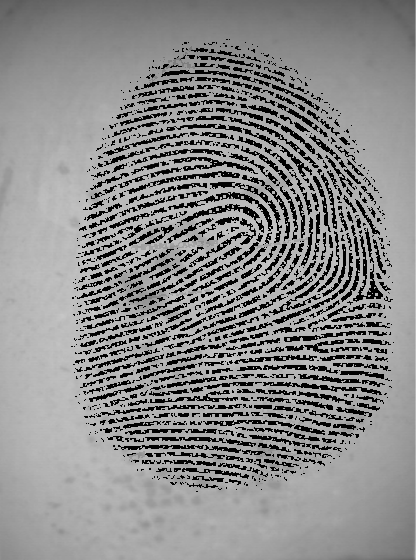
//> input picture src/1.bmp, 416 x 560 px
$ ./ThinningTest 1.bmp   (built with g++ and OpenCV 4)
//> lines starting //> are read from the running program, lines starting //| are printed output that depends on the picture; after the words box and inside, x2 and y2 are one past the last pixel; in counts of white or black regions, pixels touching at a corner belong together
### lib/thinning/GuoHall.h
#ifndef __GuoHall_H__
#define __GuoHall_H__

#include <opencv2/imgproc/imgproc.hpp>

namespace GuoHall {

    /**
     * Perform one thinning iteration.
     * Normally you wouldn't call this function directly from your code.
     *
     * @param  im    Binary image with range = 0-1
     * @param  iter  0=even, 1=odd
     */
    void thinningIteration(cv::Mat& im, int iter);

    /**
     * Function for thinning the given binary image
     *
     * @param  im  Binary image with range = 0-255
     */
    void thinning(cv::Mat& im);

}

#endif

### lib/thinning/ZhangSuen.h
#ifndef __ZhangSuen_H__
#define __ZhangSuen_H__

#include <opencv2/imgproc/imgproc.hpp>

namespace ZhangSuen {

    /**
     * Perform one thinning iteration.
     * Normally you wouldn't call this function directly from your code.
     *
     * @param  im    Binary image with range = 0-1
     * @param  iter  0=even, 1=odd
     */
    void thinningIteration(cv::Mat& im, int iter);

    /**
     * Function for thinning the given binary image
     *
     * @param  im  Binary image with range = 0-255
     */
    void thinning(cv::Mat& im);

}

#endif

### lib/thinning/GuoHall.cpp
#include "GuoHall.h"

#include <opencv2/highgui/highgui.hpp>
#include <opencv2/imgproc/imgproc.hpp>

namespace GuoHall {

    /**
     * Perform one thinning iteration.
     * Normally you wouldn't call this function directly from your code.
     *
     * @param  im    Binary image with range = 0-1
     * @param  iter  0=even, 1=odd
     */
    void thinningIteration(cv::Mat& im, int iter)
    {
        cv::Mat marker = cv::Mat::zeros(im.size(), CV_8UC1);

        for (int i = 1; i < im.rows; i++)
        {
            for (int j = 1; j < im.cols; j++)
            {
                uchar p2 = im.at<uchar>(i-1, j);
                uchar p3 = im.at<uchar>(i-1, j+1);
                uchar p4 = im.at<uchar>(i, j+1);
                uchar p5 = im.at<uchar>(i+1, j+1);
                uchar p6 = im.at<uchar>(i+1, j);
                uchar p7 = im.at<uchar>(i+1, j-1);
                uchar p8 = im.at<uchar>(i, j-1);
                uchar p9 = im.at<uchar>(i-1, j-1);

                int C  = (!p2 & (p3 | p4)) + (!p4 & (p5 | p6)) +
                (!p6 & (p7 | p8)) + (!p8 & (p9 | p2));
                int N1 = (p9 | p2) + (p3 | p4) + (p5 | p6) + (p7 | p8);
                int N2 = (p2 | p3) + (p4 | p5) + (p6 | p7) + (p8 | p9);
                int N  = N1 < N2 ? N1 : N2;
                int m  = iter == 0 ? ((p6 | p7 | !p9) & p8) : ((p2 | p3 | !p5) & p4);

                if (C == 1 && (N >= 2 && N <= 3) & m == 0)
                    marker.at<uchar>(i,j) = 1;
            }
        }

        im &= ~marker;
    }

    /**
     * Function for thinning the given binary image
     *
     * @param  im  Binary image with range = 0-255
     */
    void thinning(cv::Mat& im)
    {
        im /= 255;

        cv::Mat prev = cv::Mat::zeros(im.size(), CV_8UC1);
        cv::Mat diff;

        do {
            thinningIteration(im, 0);
            thinningIteration(im, 1);
            cv::absdiff(im, prev, diff);
            im.copyTo(prev);
        }
        while (cv::countNonZero(diff) > 0);

        im *= 255;
    }

} // namespace

### lib/thinning/ZhangSuen.cpp
#include <opencv2/imgproc/imgproc.hpp>
#include <opencv2/highgui/highgui.hpp>

#include "ZhangSuen.h"

namespace ZhangSuen {

    /**
     * Perform one thinning iteration.
     * Normally you wouldn't call this function directly from your code.
     *
     * @param  im    Binary image with range = 0-1
     * @param  iter  0=even, 1=odd
     */
    void thinningIteration(cv::Mat& im, int iter)
    {
        cv::Mat marker = cv::Mat::zeros(im.size(), CV_8UC1);

        for (int i = 1; i < im.rows-1; i++)
        {
            for (int j = 1; j < im.cols-1; j++)
            {
                uchar p2 = im.at<uchar>(i-1, j);
                uchar p3 = im.at<uchar>(i-1, j+1);
                uchar p4 = im.at<uchar>(i, j+1);
                uchar p5 = im.at<uchar>(i+1, j+1);
                uchar p6 = im.at<uchar>(i+1, j);
                uchar p7 = im.at<uchar>(i+1, j-1);
                uchar p8 = im.at<uchar>(i, j-1);
                uchar p9 = im.at<uchar>(i-1, j-1);

                int A  = (p2 == 0 && p3 == 1) + (p3 == 0 && p4 == 1) +
                (p4 == 0 && p5 == 1) + (p5 == 0 && p6 == 1) +
                (p6 == 0 && p7 == 1) + (p7 == 0 && p8 == 1) +
                (p8 == 0 && p9 == 1) + (p9 == 0 && p2 == 1);
                int B  = p2 + p3 + p4 + p5 + p6 + p7 + p8 + p9;
                int m1 = iter == 0 ? (p2 * p4 * p6) : (p2 * p4 * p8);
                int m2 = iter == 0 ? (p4 * p6 * p8) : (p2 * p6 * p8);

                if (A == 1 && (B >= 2 && B <= 6) && m1 == 0 && m2 == 0)
                    marker.at<uchar>(i,j) = 1;
            }
        }

        im &= ~marker;
    }

    /**
     * Function for thinning the given binary image
     *
     * @param  im  Binary image with range = 0-255
     */
    void thinning(cv::Mat& im)
    {
        im /= 255;

        cv::Mat prev = cv::Mat::zeros(im.size(), CV_8UC1);
        cv::Mat diff;

        do {
            thinningIteration(im, 0);
            thinningIteration(im, 1);
            cv::absdiff(im, prev, diff);
            im.copyTo(prev);
        }
        while (cv::countNonZero(diff) > 0);

        im *= 255;
    }

} // namespace

### src/ThinningTest.cpp
#include <opencv/cv.h>
#include <opencv/highgui.h>
#include <iostream>
#include <future>

#include "ZhangSuen.h"
#include "GuoHall.h"

void f1(cv::Mat& source) {
    cv::Mat target(source.size(), CV_8UC1, cv::Scalar(0));
    cv::Mat img = source.clone();

    cv::Mat temp;
    cv::Mat element = cv::getStructuringElement(cv::MORPH_CROSS, cv::Size(3, 3));

    // Clear image
    cv::bitwise_and(target, target, target);

    bool done;
    do
    {
        cv::morphologyEx(img, temp, cv::MORPH_OPEN, element);
        cv::bitwise_not(temp, temp);
        cv::bitwise_and(img, temp, temp);
        cv::bitwise_or(target, temp, target);
        cv::erode(img, img, element);

        double max;
        cv::minMaxLoc(img, 0, &max);
        done = (max == 0);
    } while (!done);

    temp.copyTo(source);
}


typedef void (*algorithm_function_ptr_t)(cv::Mat&);

// This leaves the input source unmodified so that we can display the original image
// in `skeletonize`.
void originalImage(cv::Mat& source) {
    return;
}


cv::Mat skeletonize(cv::Mat source, int threshold) {
    algorithm_function_ptr_t algorithms[] = { originalImage, ZhangSuen::thinning, GuoHall::thinning  };
    int num_algorithms = sizeof(algorithms)/sizeof(algorithms[0]);


    cv::Mat img = source.clone();
    cv::threshold(img, img, threshold, 255, cv::THRESH_BINARY);

    //cv::Mat temp(img.size(), CV_8UC1, cv::Scalar(0));
    cv::Mat output(img.size().height, img.size().width * num_algorithms,  CV_8UC1, cv::Scalar(0));

    for(int i=0; i<num_algorithms; i++) {
        cv::Mat temp = img.clone();
        algorithms[i](temp);

        cv::Mat targetArea = output(cv::Rect(img.size().width * i, 0, img.size().width, img.size().height));
        temp.copyTo(targetArea);
    }

    return output;
}


int trackbarValue = 127;
cv::Mat sourceImage;
const char* windowName = "Skeletoinzation Test";


void on_mouse(int event, int x, int y, int flags, void* param) {
    if (event != cv::EVENT_LBUTTONDOWN) {
        return;
    }
    std::cout << "Re-computing with threshold " << trackbarValue << std::endl;
    cv::Mat output = skeletonize(sourceImage, trackbarValue);
    cv::imshow(windowName, output);

}

int main(int argc, const char * argv[]) {
    // First argv is always the binary being executed
    if(argc != 2) {
        std::cout << "Please provide a target file as the parameter..." << std::endl;
        exit(1);
    }

    sourceImage = cv::imread(argv[1], 0);
//> sourceImage is the input picture: 560 rows x 416 cols, CV_8UC1; min 0, max 200, mean 138.3

    // The algorithms assume that the to-be-thinned area
    // is the white (i.e. 1) pixels, thus we invert our input.
    cv::bitwise_not(sourceImage, sourceImage);
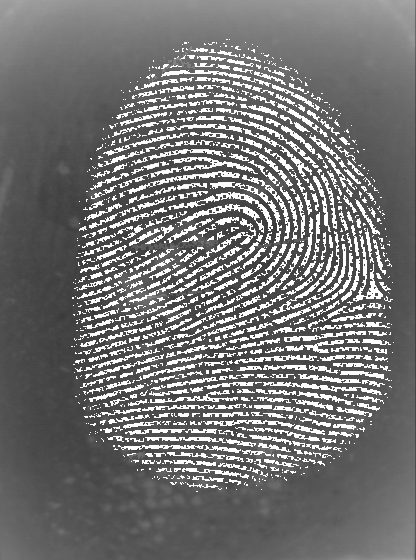
//> sourceImage: 560 rows x 416 cols, CV_8UC1; min 55, max 255, mean 116.7

    // GUI setup
    cv::namedWindow(windowName);
    cv::createTrackbar("Threshold", windowName, &trackbarValue, 255);
    cv::setMouseCallback(windowName, on_mouse);

    // Thinning
    cv::Mat output = skeletonize(sourceImage, trackbarValue);
//> in skeletonize, `cv::threshold(img, img, threshold, 255, cv::THRESH_BINARY);`:
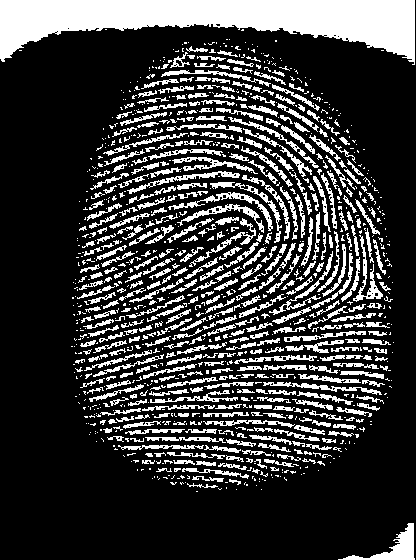
//> img: 560 rows x 416 cols, CV_8UC1; 23.2% white; 1020 white regions (602 under 20 px), largest, box (x1, y1, x2, y2) and area: (0, 0, 415, 65) 14595, (338, 523, 415, 560) 838, (168, 192, 273, 231) 503
//> the loop in skeletonize, `for(int i=0; i<num_algorithms; i++)` made 3 passes
//> pass 2, in thinning, `im *= 255;`:
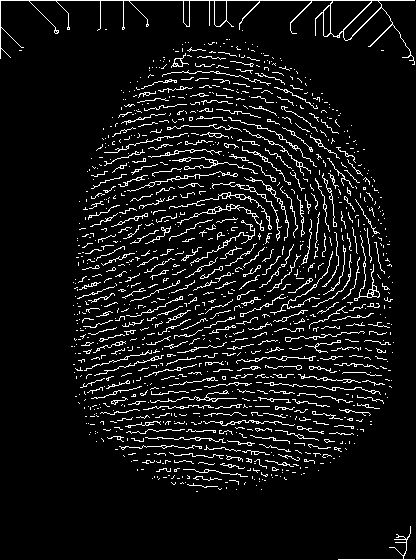
//> im: 560 rows x 416 cols, CV_8UC1; 7.7% white in thin lines or dots
//> pass 3, in thinning, `im *= 255;`:
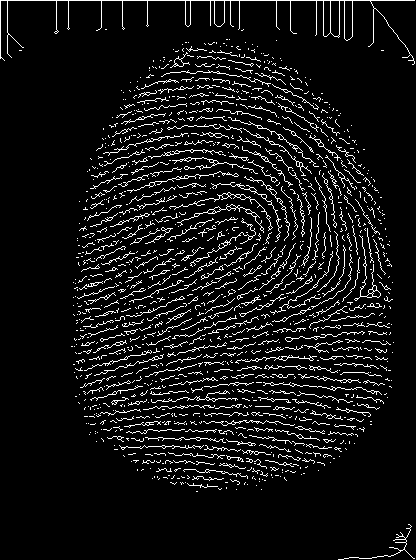
//> im: 560 rows x 416 cols, CV_8UC1; 7.7% white in thin lines or dots
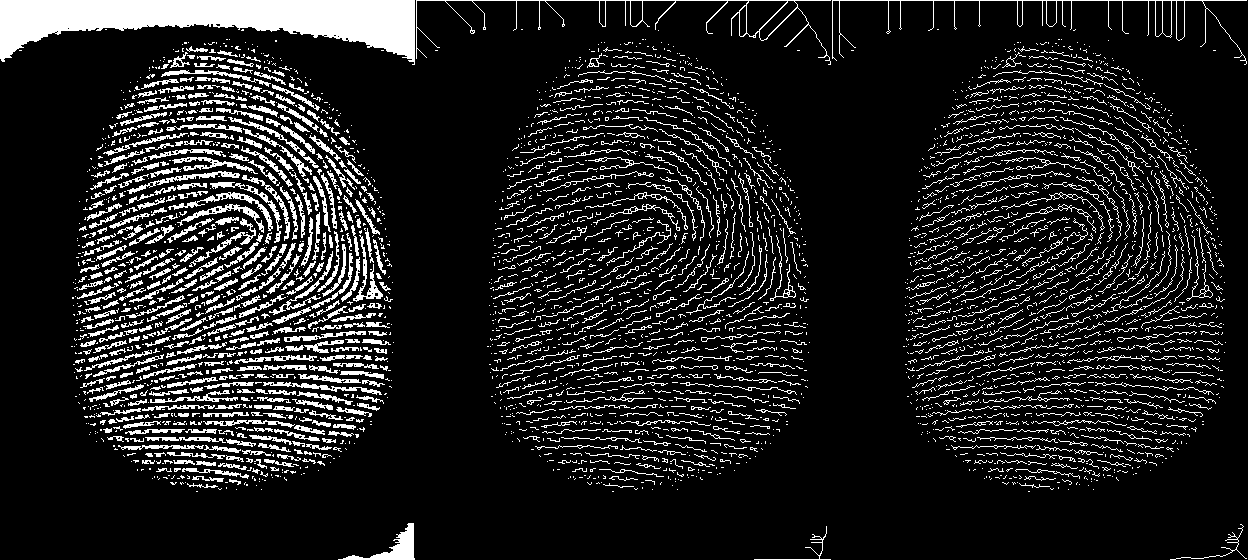
//> output: 560 rows x 1248 cols, CV_8UC1; 12.9% white; 3045 white regions (2094 under 20 px), largest, box (x1, y1, x2, y2) and area: (0, 0, 415, 65) 14595, (416, 0, 831, 65) 1326, (832, 0, 1247, 65) 1308
    cv::imshow(windowName, output);

    cv::waitKey(0);
    return 0;
}

$ run again, on src/3.bmp
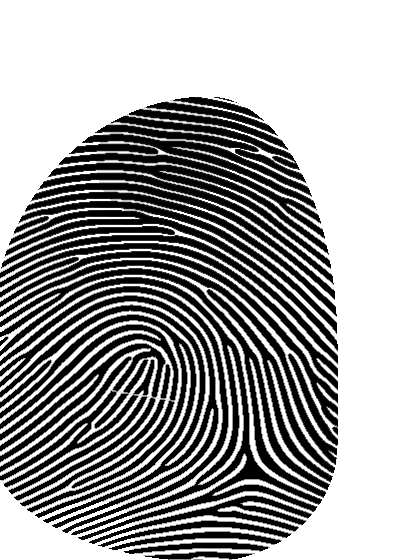
//> input picture src/3.bmp, 416 x 560 px
//> sourceImage is the input picture: 560 rows x 416 cols, CV_8UC1; min 0, max 255, mean 162.2
//> in skeletonize, `cv::threshold(img, img, threshold, 255, cv::THRESH_BINARY);`:
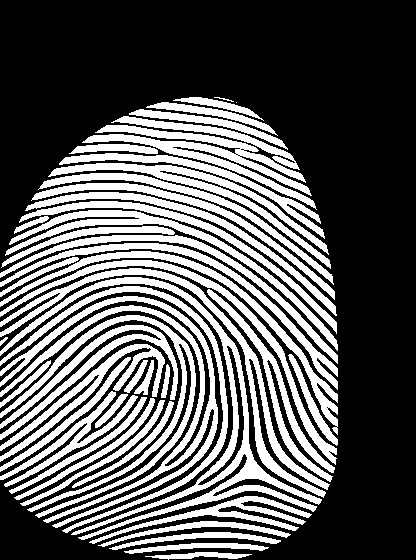
//> img: 560 rows x 416 cols, CV_8UC1; 36.3% white; 48 white regions (1 under 20 px), largest, box (x1, y1, x2, y2) and area: (0, 277, 322, 540) 6479, (0, 296, 218, 528) 6103, (0, 268, 330, 498) 4458
//> `cv::Mat output = skeletonize(sourceImage, trackbarValue);`:
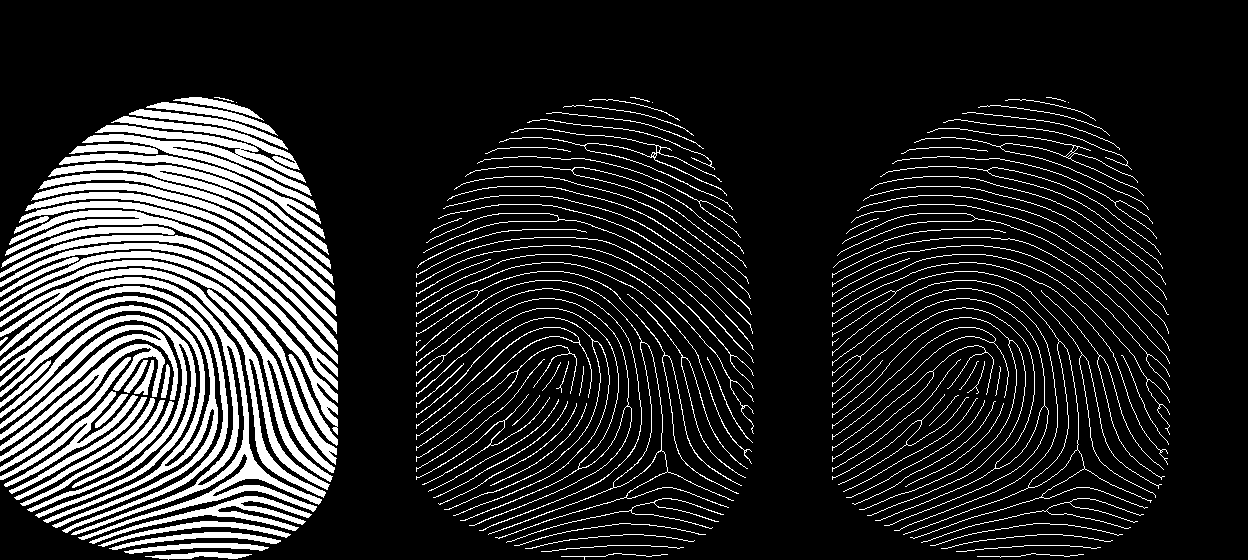
//> output: 560 rows x 1248 cols, CV_8UC1; 16% white; 144 white regions (5 under 20 px), largest, box (x1, y1, x2, y2) and area: (0, 277, 322, 540) 6479, (0, 296, 218, 528) 6103, (0, 268, 330, 498) 4458

$ run again, on src/4.bmp
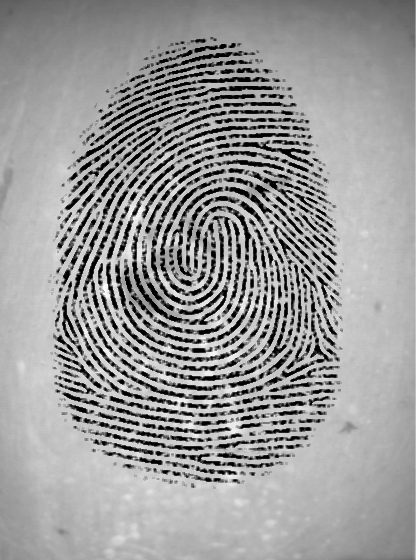
//> input picture src/4.bmp, 416 x 560 px
//> sourceImage is the input picture: 560 rows x 416 cols, CV_8UC1; min 0, max 255, mean 153.5
//> in skeletonize, `cv::threshold(img, img, threshold, 255, cv::THRESH_BINARY);`:
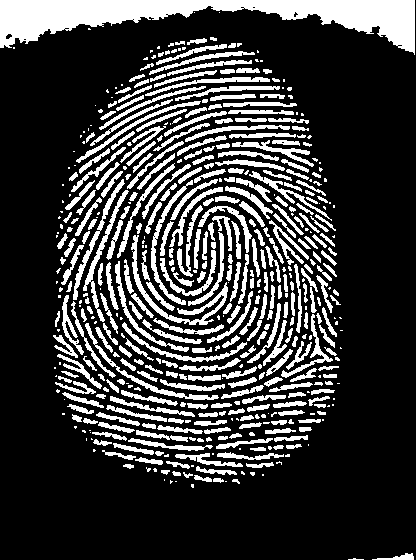
//> img: 560 rows x 416 cols, CV_8UC1; 23% white; 501 white regions (168 under 20 px), largest, box (x1, y1, x2, y2) and area: (0, 0, 415, 55) 10035, (131, 235, 228, 325) 1009, (83, 190, 129, 322) 651
//> `cv::Mat output = skeletonize(sourceImage, trackbarValue);`:
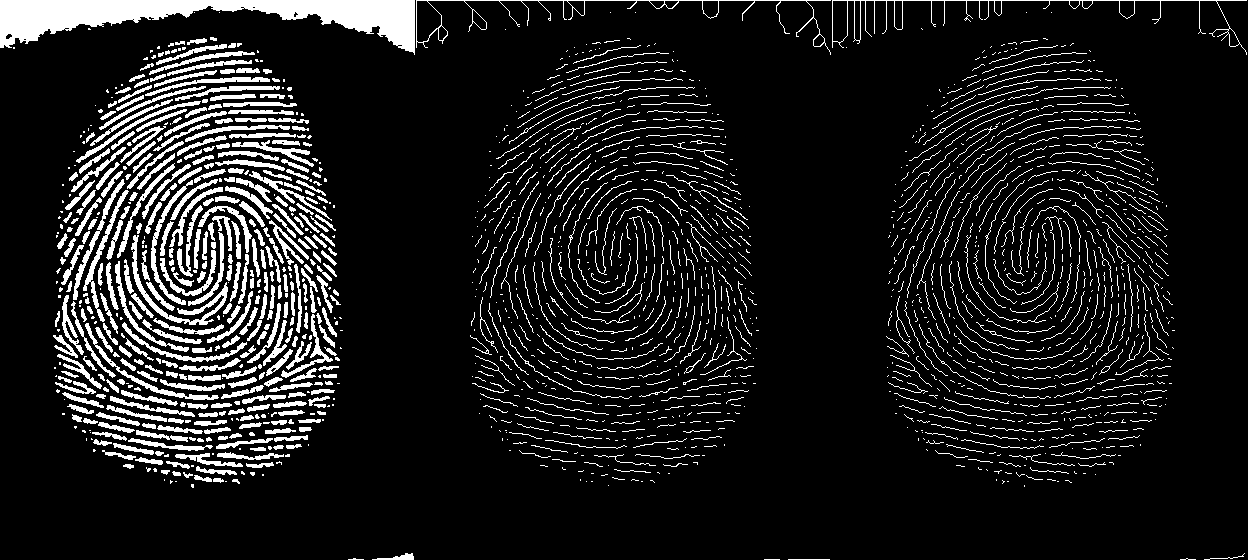
//> output: 560 rows x 1248 cols, CV_8UC1; 11.1% white; 1480 white regions (816 under 20 px), largest, box (x1, y1, x2, y2) and area: (0, 0, 415, 55) 10035, (832, 0, 1247, 55) 1197, (416, 0, 831, 55) 1084

$ run again, on src/5.bmp
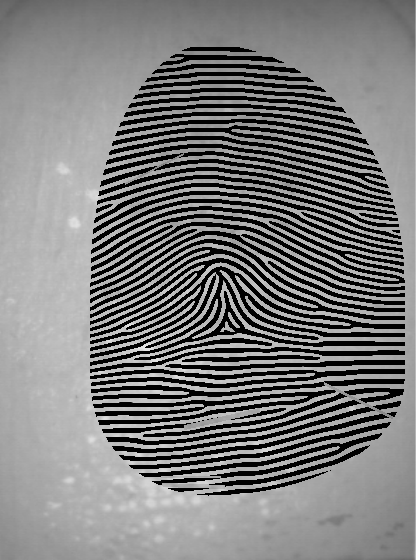
//> input picture src/5.bmp, 416 x 560 px
//> sourceImage is the input picture: 560 rows x 416 cols, CV_8UC1; min 0, max 230, mean 122
//> in skeletonize, `cv::threshold(img, img, threshold, 255, cv::THRESH_BINARY);`:
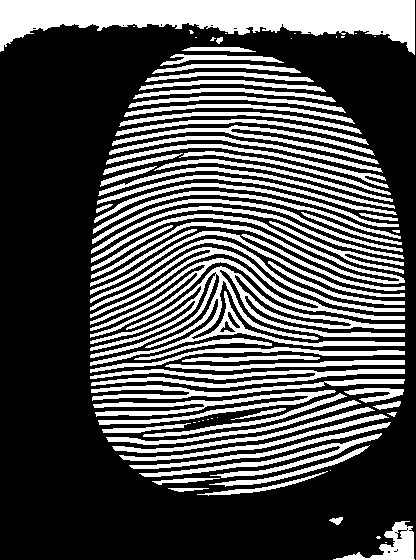
//> img: 560 rows x 416 cols, CV_8UC1; 32% white; 83 white regions (21 under 20 px), largest, box (x1, y1, x2, y2) and area: (0, 0, 415, 55) 12902, (90, 266, 405, 366) 6835, (90, 247, 405, 338) 3838
//> `cv::Mat output = skeletonize(sourceImage, trackbarValue);`:
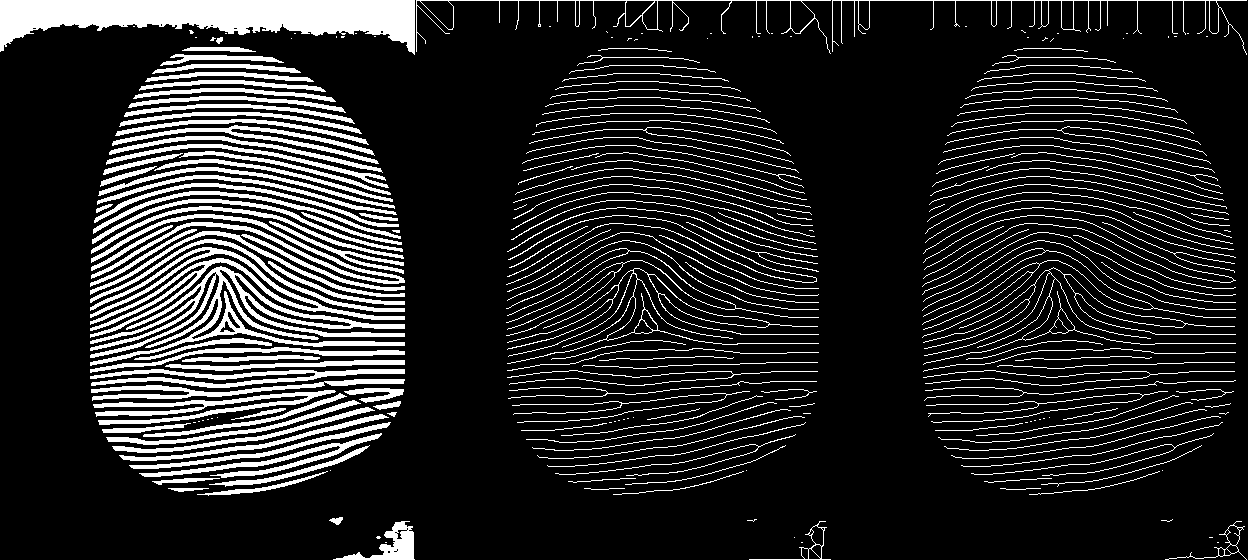
//> output: 560 rows x 1248 cols, CV_8UC1; 15.4% white; 249 white regions (71 under 20 px), largest, box (x1, y1, x2, y2) and area: (0, 0, 415, 55) 12902, (90, 266, 405, 366) 6835, (90, 247, 405, 338) 3838
